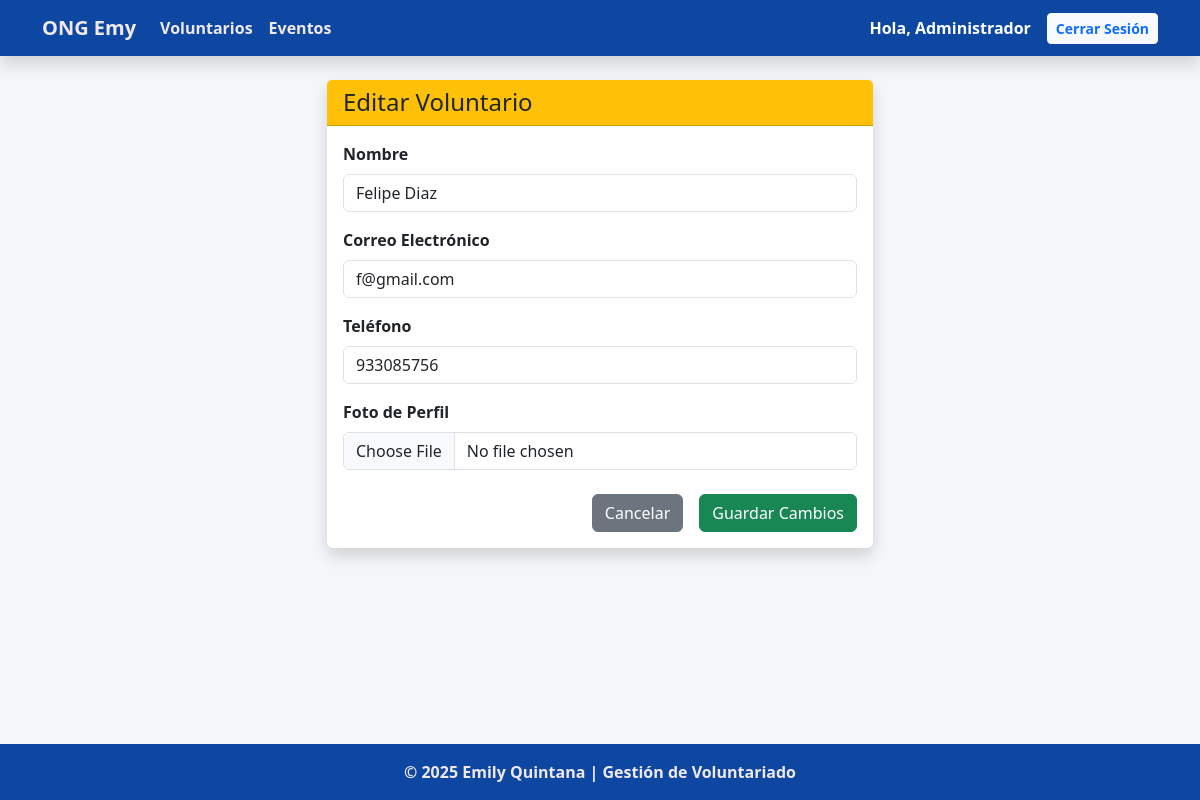
Screenshot of /voluntarios/editar/2/ (signed in) with the database file from the repository.
### voluntariado/models.py (models this page shows, shortened)
class Voluntario(models.Model):
    nombre = models.CharField(max_length=255)
    email = models.EmailField(unique=True, verbose_name="Correo Electrónico")
    telefono = models.CharField(max_length=15, blank=True, null=True, verbose_name="Teléfono")
    foto = models.ImageField(upload_to='perfiles_voluntarios/', blank=True, null=True, verbose_name="Foto de Perfil")
    fecha_registro = models.DateTimeField(auto_now_add=True)
    class Meta:
        ordering = ['-id']
        verbose_name = "Voluntario"
        verbose_name_plural = "Voluntarios"

### voluntariado/views.py (the view)
# urls.py: path('voluntarios/editar/<int:pk>/', views.editar_voluntario, name='editar_voluntario'),
@permission_required('voluntariado.change_voluntario') # Solo usuarios con permiso de "Cambiar/Editar"
def editar_voluntario(request, pk):
    voluntario = get_object_or_404(Voluntario, pk=pk)
    if request.method == 'POST':
        form = VoluntarioForm(request.POST, request.FILES, instance=voluntario)
        if form.is_valid():
            try:
                with transaction.atomic():
                    form.save()
                messages.success(request, "Datos del voluntario actualizados.")
                return redirect('lista_voluntarios')
            except IntegrityError:
                messages.error(request, "Error al actualizar los datos.")
        else:
            messages.error(request, "Corrige los errores en el formulario.")
    else:
        form = VoluntarioForm(instance=voluntario)
    return render(request, 'editar_voluntario.html', {'form': form, 'voluntario': voluntario})

### voluntariado/forms.py
class VoluntarioForm(forms.ModelForm):
    class Meta:
        model = Voluntario
        fields = ['nombre', 'email', 'telefono', 'foto']
        widgets = {
            'nombre': forms.TextInput(attrs={'class': 'form-control', 'placeholder': 'Ej: Juan Pérez'}),
            'email': forms.EmailInput(attrs={'class': 'form-control'}),
            'telefono': forms.TextInput(attrs={'class': 'form-control'}),
            'foto': forms.FileInput(attrs={'class': 'form-control'}),
        }

### voluntariado/templates/editar_voluntario.html (shortened to what this page needs)
{% extends 'base.html' %}
{% block content %}
<div class="row justify-content-center">
    <div class="col-md-6">
        <div class="card shadow">
            <div class="card-header bg-warning text-dark">
                <h4 class="mb-0">Editar Voluntario</h4>
            </div>
            <div class="card-body">
                <form method="post" enctype="multipart/form-data" novalidate>
                    {% for field in form %}
                    <div class="mb-3">
                        <label for="{{ field.id_for_label }}" class="form-label fw-bold">{{ field.label }}</label>
                        {{ field }}
                    </div>
                    {% endfor %}
                    <div class="d-grid gap-2 d-md-flex justify-content-md-end mt-4">
                        <a href="{% url 'lista_voluntarios' %}" class="btn btn-secondary me-md-2">Cancelar</a>
                        <button type="submit" class="btn btn-success">Guardar Cambios</button>
                    </div>
                </form>
            </div>
        </div>
    </div>
</div>
{% endblock %}

### voluntariado/templates/navbar.html (shortened to what this page needs)
<nav class="navbar navbar-expand-lg bg-azul-custom shadow">
    <div class="container">
        <a class="navbar-brand fw-bold" href="{% url 'index' %}">ONG Emy</a>
        <div class="collapse navbar-collapse" id="navbarNav">
            <ul class="navbar-nav me-auto">
                <li class="nav-item">
                    <a class="nav-link" href="{% url 'lista_voluntarios' %}">Voluntarios</a>
                </li>
                <li class="nav-item">
                    <a class="nav-link" href="{% url 'lista_eventos' %}">Eventos</a>
                </li>
            </ul>
            <ul class="navbar-nav ms-auto align-items-center">
                {% if user.is_authenticated %}
                    <li class="nav-item me-3">
                        <span class="text-white">Hola, <strong>{{ user.username|title }}</strong></span>
                    </li>
                    <li class="nav-item">
                        <form action="{% url 'logout' %}" method="post" class="d-inline">
                            <button type="submit" class="btn btn-sm btn-light text-primary fw-bold">
                                Cerrar Sesión
                            </button>
                        </form>
                    </li>
                {% endif %}
            </ul>
        </div>
    </div>
</nav>

### static/css/style.css (style rules this page uses)
:root { --color-azul-pro: #0d47a1; --color-gris-fondo: #f4f6f9; --color-magenta: #d63384; --color-magenta-dark: #a82365; }
body { background-color: var(--color-gris-fondo); font-family: 'Segoe UI', Tahoma, Geneva, Verdana, sans-serif; }
.bg-azul-custom { background-color: var(--color-azul-pro) !important; color: white !important; }
.bg-azul-custom .navbar-brand, .bg-azul-custom .nav-link, .bg-azul-custom div, .bg-azul-custom p { color: rgb(241, 233, 233) !important; font-weight: 800; }
a { color: var(--color-magenta); text-decoration: none; }
.card { border: none; box-shadow: 0 4px 6px rgba(0,0,0,0.1); }

### rows the page displays
Voluntario: form "Felipe Diaz" "f@gmail.com" "933085756"

### other values shown
{{ user.username|title }} "Administrador"
{{ field.label }} "Nombre" "Correo Electrónico" "Teléfono" "Foto de Perfil"
